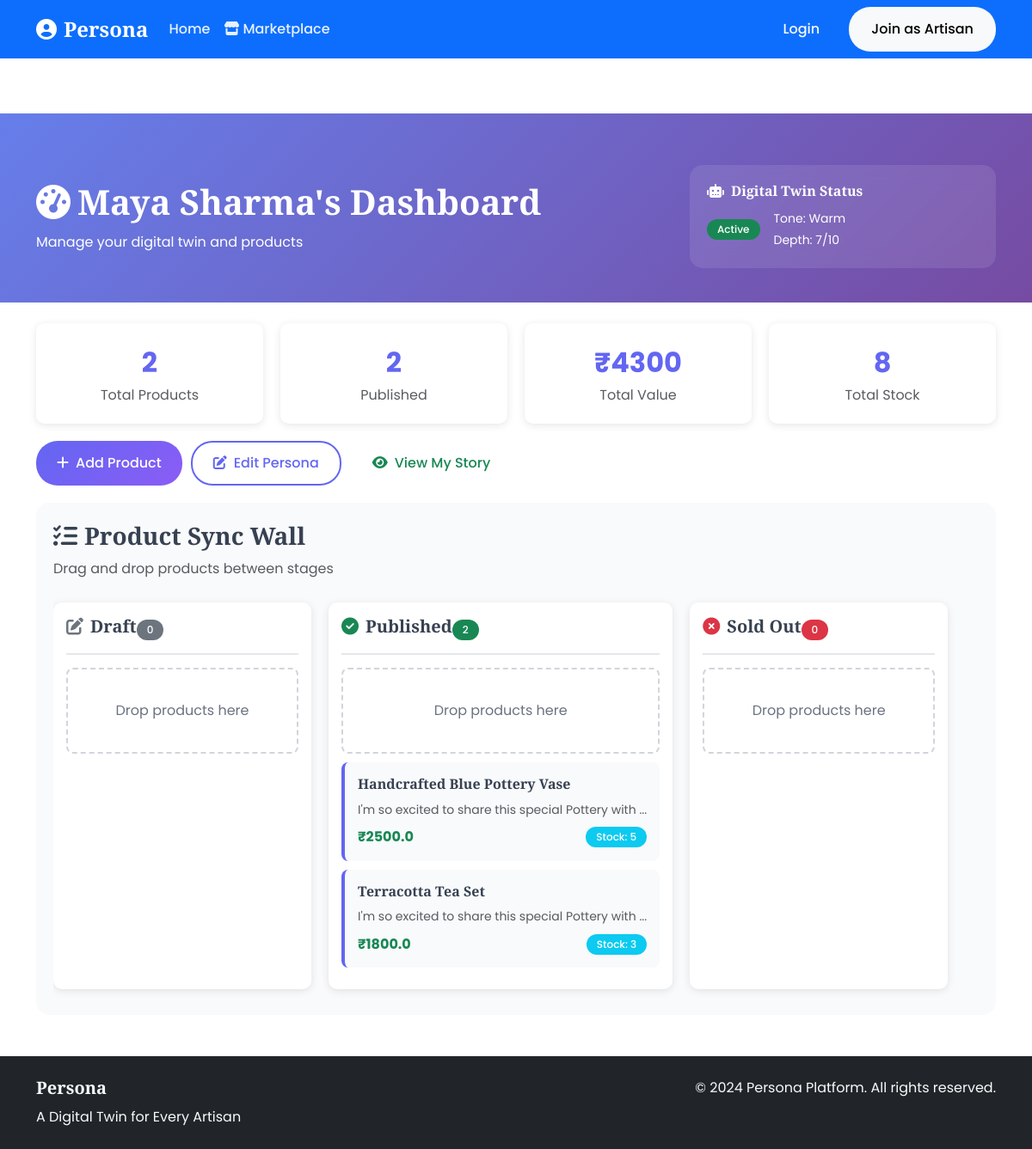
Page /artisan/dashboard (signed in) on the committed database.
### app.py (models this page shows)
class Artisan(db.Model):
    id = db.Column(db.Integer, primary_key=True)
    user_id = db.Column(db.Integer, db.ForeignKey('user.id'), nullable=False)
    name = db.Column(db.String(100), nullable=False)
    craft_type = db.Column(db.String(100), nullable=False)
    location = db.Column(db.String(100), nullable=False)
    photo = db.Column(db.String(200))
    bio = db.Column(db.Text)
    cultural_background = db.Column(db.Text)
    craft_history = db.Column(db.Text)
    created_at = db.Column(db.DateTime, default=datetime.utcnow)
    persona = db.relationship('Persona', backref='artisan', uselist=False)
    products = db.relationship('Product', backref='artisan', lazy=True)

class Persona(db.Model):
    id = db.Column(db.Integer, primary_key=True)
    artisan_id = db.Column(db.Integer, db.ForeignKey('artisan.id'), nullable=False)
    tone = db.Column(db.String(50), nullable=False)  # friendly, formal, poetic, warm
    style = db.Column(db.String(50), nullable=False)  # traditional, modern, artistic
    storytelling_depth = db.Column(db.Integer, default=5)  # 1-10 scale
    communication_style = db.Column(db.String(50), default='conversational')
    language_preference = db.Column(db.String(10), default='en')
    generated_bio = db.Column(db.Text)
    personality_traits = db.Column(db.Text)  # JSON string
    created_at = db.Column(db.DateTime, default=datetime.utcnow)

class Product(db.Model):
    id = db.Column(db.Integer, primary_key=True)
    artisan_id = db.Column(db.Integer, db.ForeignKey('artisan.id'), nullable=False)
    name = db.Column(db.String(200), nullable=False)
    description = db.Column(db.Text)
    ai_enriched_description = db.Column(db.Text)
    price = db.Column(db.Float, nullable=False)
    stock_quantity = db.Column(db.Integer, default=1)
    category = db.Column(db.String(100))
    images = db.Column(db.Text)  # JSON array of image paths
    status = db.Column(db.String(20), default='draft')  # draft, published, sold_out
    cultural_significance = db.Column(db.Text)
    creation_story = db.Column(db.Text)
    created_at = db.Column(db.DateTime, default=datetime.utcnow)

### app.py (the view)
    def decorated_function(*args, **kwargs):
        if not is_logged_in():
            return redirect(url_for('login'))
        return f(*args, **kwargs)

### app.py (called while the page is built)
def is_logged_in():
    return 'user_id' in session

def get_current_user():
    if is_logged_in():
        return User.query.get(session['user_id'])
    return None

def login_required(f):
    def decorated_function(*args, **kwargs):
        if not is_logged_in():
            return redirect(url_for('login'))
        return f(*args, **kwargs)
    decorated_function.__name__ = f.__name__
    return decorated_function

@app.route('/artisan/dashboard')
@login_required
def artisan_dashboard():
    user = get_current_user()
    artisan = Artisan.query.filter_by(user_id=user.id).first()
    if not artisan:
        return redirect(url_for('artisan_onboard'))
    products = Product.query.filter_by(artisan_id=artisan.id).all()
    return render_template('artisan_dashboard.html',
                         artisan=artisan,
                         products=products)

### templates/artisan_dashboard.html (shortened to what this page needs)
{% extends "base.html" %}
{% block content %}
<section class="dashboard-header">
    <div class="container">
        <div class="row align-items-center">
            <div class="col-md-8">
                <h1><i class="fas fa-tachometer-alt me-2"></i>{{ artisan.name }}'s Dashboard</h1>
                <p class="mb-0">Manage your digital twin and products</p>
            </div>
            <div class="col-md-4">
                {% if artisan.persona %}
                <div class="persona-card">
                    <h6><i class="fas fa-robot me-2"></i>Digital Twin Status</h6>
                    <div class="d-flex align-items-center">
                        <div class="me-3">
                            <span class="badge bg-success">Active</span>
                        </div>
                        <div>
                            <small>Tone: {{ artisan.persona.tone.title() }}</small><br>
                            <small>Depth: {{ artisan.persona.storytelling_depth }}/10</small>
                        </div>
                    </div>
                </div>
                {% endif %}
            </div>
        </div>
    </div>
</section>
<div class="container my-4">
    <div class="stats-grid">
        <div class="stat-card">
            <div class="stat-value">{{ products|length }}</div>
            <div class="text-muted">Total Products</div>
        </div>
        <div class="stat-card">
            <div class="stat-value">{{ products|selectattr("status", "equalto", "published")|list|length }}</div>
            <div class="text-muted">Published</div>
        </div>
        <div class="stat-card">
            <div class="stat-value">₹{{ products|sum(attribute='price')|int }}</div>
            <div class="text-muted">Total Value</div>
        </div>
        <div class="stat-card">
            <div class="stat-value">{{ products|sum(attribute='stock_quantity') }}</div>
            <div class="text-muted">Total Stock</div>
        </div>
    </div>
    <div class="quick-actions">
        <button class="btn btn-primary" onclick="showAddProductModal()">
            <i class="fas fa-plus me-2"></i>Add Product
        </button>
        <button class="btn btn-outline-primary" onclick="editPersona()">
            <i class="fas fa-edit me-2"></i>Edit Persona
        </button>
        <a href="{{ url_for('marketplace') }}?artisan={{ artisan.id }}" class="btn btn-outline-success">
            <i class="fas fa-eye me-2"></i>View My Story
        </a>
    </div>
    <div class="sync-wall">
        <h3><i class="fas fa-tasks me-2"></i>Product Sync Wall</h3>
        <p class="text-muted">Drag and drop products between stages</p>
        <div class="kanban-board" id="kanbanBoard">
            <div class="kanban-column" data-status="draft">
                <div class="column-header">
                    <h5><i class="fas fa-edit text-secondary me-2"></i>Draft</h5>
                    <span class="badge bg-secondary">{{ products|selectattr("status", "equalto", "draft")|list|length }}</span>
                </div>
                <div class="drop-zone" data-status="draft">
                    Drop products here
                </div>
            </div>
            <div class="kanban-column" data-status="published">
                <div class="column-header">
                    <h5><i class="fas fa-check-circle text-success me-2"></i>Published</h5>
                    <span class="badge bg-success">{{ products|selectattr("status", "equalto", "published")|list|length }}</span>
                </div>
                <div class="drop-zone" data-status="published">
                    Drop products here
                </div>
                {% for product in products %}
                    {% if product.status == 'published' %}
                    <div class="product-card" draggable="true" data-product-id="{{ product.id }}">
                        <h6>{{ product.name }}</h6>
                        <p class="text-muted small mb-2">{{ product.ai_enriched_description[:50] }}...</p>
                        <div class="d-flex justify-content-between align-items-center">
                            <span class="fw-bold text-success">₹{{ product.price }}</span>
                            <span class="badge bg-info">Stock: {{ product.stock_quantity }}</span>
                        </div>
                    </div>
                    {% endif %}
                {% endfor %}
            </div>
            <div class="kanban-column" data-status="sold_out">
                <div class="column-header">
                    <h5><i class="fas fa-times-circle text-danger me-2"></i>Sold Out</h5>
                    <span class="badge bg-danger">{{ products|selectattr("status", "equalto", "sold_out")|list|length }}</span>
                </div>
                <div class="drop-zone" data-status="sold_out">
                    Drop products here
                </div>
            </div>
        </div>
    </div>
</div>
{% endblock %}

### static/css/style.css (style rules this page uses)
:root { --primary-color: #6366f1; --secondary-color: #8b5cf6; --success-color: #10b981; --warning-color: #f59e0b; --danger-color: #ef4444; --dark-color: #1f2937; --light-color: #f8fafc; --border-color: #e5e7eb; --text-muted: #6b7280; }
* { box-sizing: border-box; }
body { font-family: 'Poppins', sans-serif; line-height: 1.6; color: #374151; background-color: #ffffff; }
h1, h2, h3, h4, h5, h6 { font-family: 'Playfair Display', serif; font-weight: 600; line-height: 1.3; }
.btn { border-radius: 25px; font-weight: 500; padding: 12px 24px; transition: all 0.3s ease; border: 2px solid transparent; }
.btn-primary { background: linear-gradient(135deg, var(--primary-color), var(--secondary-color)); border: none; color: white; }
.btn-outline-primary { border-color: var(--primary-color); color: var(--primary-color); background: transparent; }
.badge { border-radius: 12px; font-weight: 500; padding: 6px 12px; }
.fade-in-up { animation: fadeInUp 0.6s ease-out; }

### templates/artisan_dashboard.html (style rules this page uses)
.dashboard-header { background: linear-gradient(135deg, #667eea 0%, #764ba2 100%); color: white; padding: 60px 0 40px; margin-top: 56px; }
.persona-card { background: rgba(255,255,255,0.1); border-radius: 15px; padding: 20px; backdrop-filter: blur(10px); }
.sync-wall { background: #f8fafc; border-radius: 15px; padding: 20px; margin: 20px 0; }
.kanban-board { display: flex; gap: 20px; overflow-x: auto; padding: 10px 0; }
.kanban-column { min-width: 300px; background: white; border-radius: 10px; padding: 15px; box-shadow: 0 2px 10px rgba(0,0,0,0.1); }
.column-header { display: flex; justify-content: between; align-items: center; margin-bottom: 15px; padding-bottom: 10px; border-bottom: 2px solid #e5e7eb; }
.product-card { background: #f8fafc; border-radius: 8px; padding: 15px; margin-bottom: 10px; cursor: move; transition: all 0.3s ease; border-left: 4px solid #6366f1; }
.drop-zone { min-height: 100px; border: 2px dashed #d1d5db; border-radius: 8px; display: flex; align-items: center; justify-content: center; color: #6b7280; margin: 10px 0; }
.stats-grid { display: grid; grid-template-columns: repeat(auto-fit, minmax(200px, 1fr)); gap: 20px; margin: 20px 0; }
.stat-card { background: white; border-radius: 10px; padding: 20px; text-align: center; box-shadow: 0 2px 10px rgba(0,0,0,0.1); }
.stat-value { font-size: 2rem; font-weight: bold; color: #6366f1; }
.quick-actions { display: flex; gap: 10px; flex-wrap: wrap; margin: 20px 0; }

### rows in the picture
Artisan: name "Maya Sharma"
Persona: persona.tone "Warm", persona.storytelling_depth "7"
Product: name "Handcrafted Blue Pottery Vase", ai_enriched_description "I'm so excited to share this special Pottery with", price "2500.0", stock_quantity "5"
Product: name "Terracotta Tea Set", ai_enriched_description "I'm so excited to share this special Pottery with", price "1800.0", stock_quantity "3"

### other values in the picture
{{ products|length }} "2"
{{ products|selectattr("status", "equalto", "published")|list|length }} "2"
{{ products|sum(attribute='price')|int }} "4300"
{{ products|sum(attribute='stock_quantity') }} "8"
{{ products|selectattr("status", "equalto", "draft")|list|length }} "0"
{{ products|selectattr("status", "equalto", "sold_out")|list|length }} "0"
